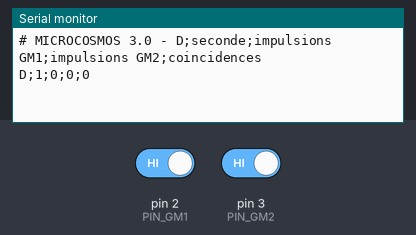
Recording of a sketch running on a simulated Arduino Uno, built with avr-gcc and run on an emulated ATmega328P. On the bench: the last lines printed to the serial monitor. The inputs (shaded band) are chosen by the test bench; at power-on: pin 2 (PIN_GM1) HIGH, pin 3 (PIN_GM2) HIGH.

Above: at 1.2 s.
1.3 s: pin 2 (PIN_GM1) driven LOW
At 2.6 s:
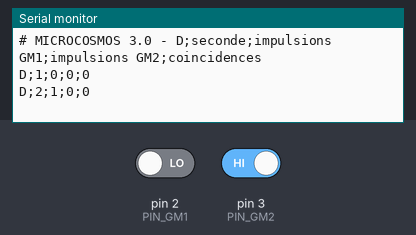
2.8 s: pin 3 (PIN_GM2) driven LOW
At 3.8 s:
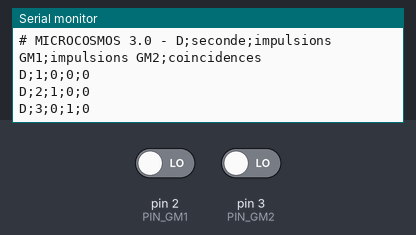
Timing chart, 0 to 5.8 s (numbered marks = the images above; inputs shaded):
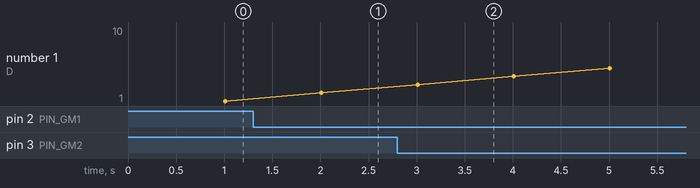

Measured:
- after the input at 1.3 s, the serial monitor: prints a new line after 0.71 s (image 1)
- after the input at 2.8 s, the serial monitor: prints a new line after 0.21 s (image 2)

The sketch:

DetectionCosmiques3_0.ino
```cpp
// Programme de comptage de coïncidences entre 2 tubes Geiger. Prévu pour Arduino Uno.
// Auteur : Cédric Vanden Driessche, Lycée Charles de Gaulle, CAEN. mél : cedric.vanden-driessche@ac-normandie.fr
//
// Version 3.0 (2026) : même principe de comptage que la version 2.0, mais l'Arduino envoie
// chaque seconde une ligne facile à lire par l'interface web « Microcosmos » :
//
//     D;seconde;impulsions GM1;impulsions GM2;coincidences
//
// (nombres comptés pendant la seconde écoulée). Le moniteur série de l'IDE Arduino
// affiche aussi ces lignes : il suffit de régler la vitesse sur 9600 bauds.
//
// Coïncidence : comme dans la version 2.0, le temps est découpé en fenêtres de 1 ms ;
// on compte une coïncidence quand les deux tubes ont reçu une impulsion dans la même fenêtre.

const byte PIN_GM1 = 2;                  // tube Geiger 1 sur l'entrée 2 (interruption 0)
const byte PIN_GM2 = 3;                  // tube Geiger 2 sur l'entrée 3 (interruption 1)
const unsigned long FENETRE_US = 1000;   // largeur de la fenêtre de coïncidence (µs)
const unsigned long PERIODE_MS = 1000;   // envoi des résultats toutes les secondes

volatile unsigned long impulsions1 = 0;  // modifiées dans les interruptions : « volatile »
volatile unsigned long impulsions2 = 0;
volatile byte etat1 = 0;
volatile byte etat2 = 0;

unsigned long coincidences = 0;          // coïncidences pendant la seconde en cours
unsigned long seconde = 0;               // numéro de la seconde depuis le démarrage
unsigned long debutPeriode;              // en ms
unsigned long debutFenetre;              // en µs

void GeigerISR1() {                      // impulsion sur le tube 1
  impulsions1++;
  etat1 = 1;
}

void GeigerISR2() {                      // impulsion sur le tube 2
  impulsions2++;
  etat2 = 1;
}

void setup() {
  Serial.begin(9600);
  pinMode(PIN_GM1, INPUT);
  pinMode(PIN_GM2, INPUT);
  attachInterrupt(digitalPinToInterrupt(PIN_GM1), GeigerISR1, FALLING);   // front descendant
  attachInterrupt(digitalPinToInterrupt(PIN_GM2), GeigerISR2, FALLING);
  Serial.println(F("# MICROCOSMOS 3.0 - D;seconde;impulsions GM1;impulsions GM2;coincidences"));
  debutPeriode = millis();
  debutFenetre = micros();
}

void loop() {
  // Fin d'une fenêtre de coïncidence de 1 ms
  if (micros() - debutFenetre >= FENETRE_US) {
    debutFenetre += FENETRE_US;
    noInterrupts();                      // lecture et remise à zéro sans être interrompu
    byte e1 = etat1;
    byte e2 = etat2;
    etat1 = 0;
    etat2 = 0;
    interrupts();
    if (e1 && e2) {
      coincidences++;                    // les 2 tubes ont réagi dans la même fenêtre
    }
  }

  // Fin d'une seconde : envoi des comptages puis remise à zéro
  if (millis() - debutPeriode >= PERIODE_MS) {
    debutPeriode += PERIODE_MS;
    seconde++;
    noInterrupts();
    unsigned long n1 = impulsions1;
    unsigned long n2 = impulsions2;
    impulsions1 = 0;
    impulsions2 = 0;
    interrupts();
    unsigned long n12 = coincidences;
    coincidences = 0;

    Serial.print(F("D;"));
    Serial.print(seconde);
    Serial.print(';');
    Serial.print(n1);
    Serial.print(';');
    Serial.print(n2);
    Serial.print(';');
    Serial.println(n12);
  }
}
```
